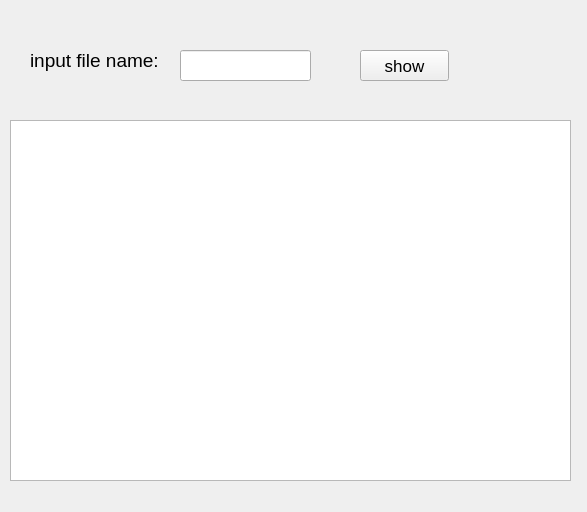
<?xml version="1.0" encoding="UTF-8"?>
<ui version="4.0">
 <class>viewfileusebyprocesss</class>
 <widget class="QDockWidget" name="viewfileusebyprocesss">
  <property name="geometry">
   <rect>
    <x>0</x>
    <y>0</y>
    <width>587</width>
    <height>512</height>
   </rect>
  </property>
  <property name="windowTitle">
   <string>DockWidget</string>
  </property>
  <widget class="QWidget" name="dockWidgetContents">
   <widget class="QTextBrowser" name="processlist">
    <property name="geometry">
     <rect>
      <x>10</x>
      <y>120</y>
      <width>561</width>
      <height>361</height>
     </rect>
    </property>
   </widget>
   <widget class="QLabel" name="label">
    <property name="geometry">
     <rect>
      <x>30</x>
      <y>50</y>
      <width>171</width>
      <height>21</height>
     </rect>
    </property>
    <property name="font">
     <font>
      <pointsize>14</pointsize>
     </font>
    </property>
    <property name="text">
     <string>input file name:</string>
    </property>
   </widget>
   <widget class="QLineEdit" name="filename">
    <property name="geometry">
     <rect>
      <x>180</x>
      <y>50</y>
      <width>131</width>
      <height>31</height>
     </rect>
    </property>
   </widget>
   <widget class="QPushButton" name="show">
    <property name="geometry">
     <rect>
      <x>360</x>
      <y>50</y>
      <width>89</width>
      <height>31</height>
     </rect>
    </property>
    <property name="font">
     <font>
      <pointsize>13</pointsize>
     </font>
    </property>
    <property name="text">
     <string>show</string>
    </property>
   </widget>
  </widget>
 </widget>
 <resources/>
 <connections/>
</ui>
